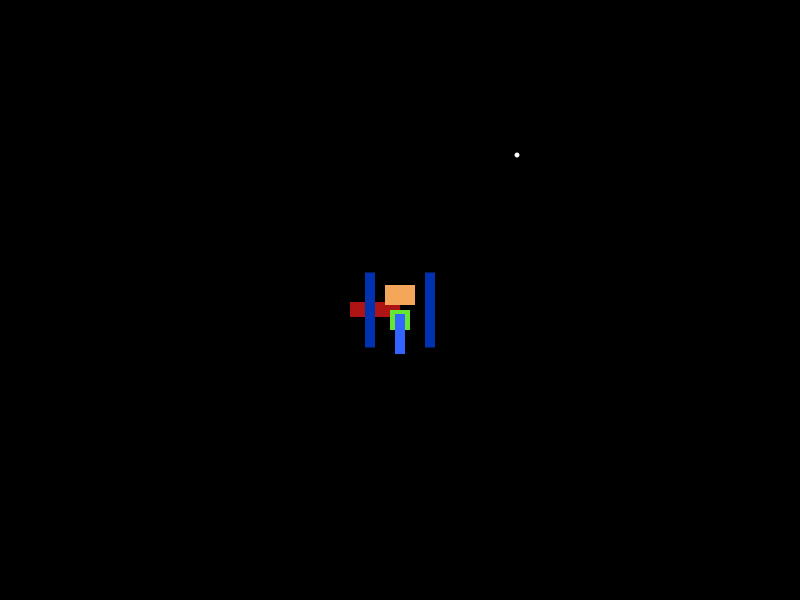
Frame 1 (no input)
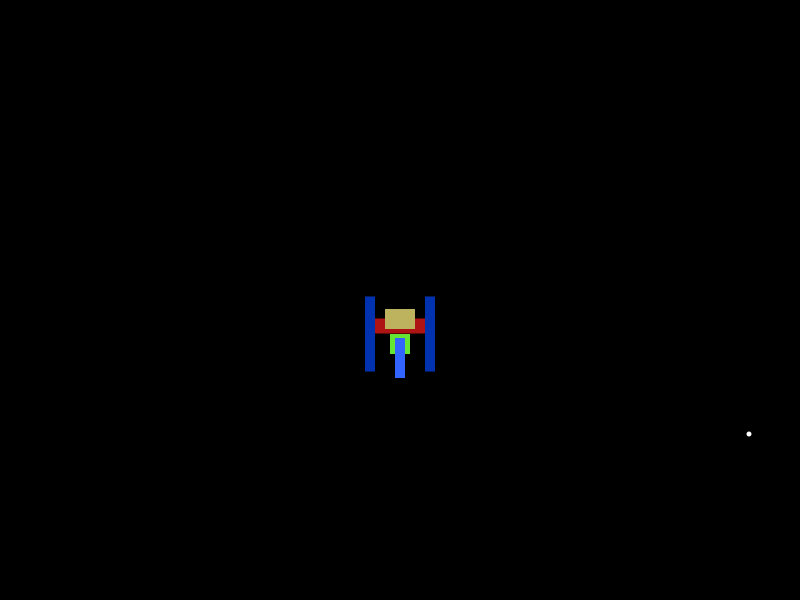
Frame 60 (the mouse pressed at the canvas centre just before this capture)
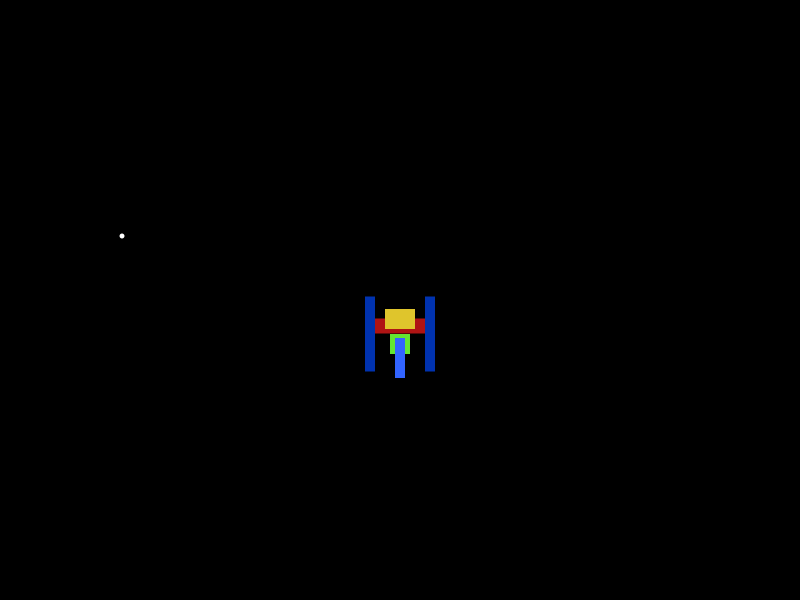
Frame 120 (the mouse held since frame 60 and released just before this capture)

The Processing sketch that drew these frames (run headless with seeded random() and noise(); from frame 60 on, the mouse is pressed at the canvas centre):

// Processing sketch: processing_71527
// ── processing_71527.pde

//Jeffrey Chen CP1 9/21/12 
// URL: jeffmao.webs.com OR http://www.openprocessing.org/user/21148

/**WASD to move; hold to accelerate
QE to strafe-turn
SPACE to shoot
*/

float px=400.0;//translation/position of craft&starting position of lasers
float py=300.0;
float px1=200;//variables of independent position of lasers
float py1=200;
float rot=PI/2.0;//rotation direction of craft
float rot1=PI/2.0;//independent rotation direction of lasers
float tc=0.0;//var. for acceleration of craft, increase=+accel.
float rotca=80.0;//variables for rotation acceleration of carft, increase=-accel.
float rotcd=80.0;
int ey=1;
boolean shoot=false;
boolean inertia=false;

void setup() {
  size(800, 600);
  smooth();
}

void draw() {
  noStroke();
  background(0);
  int rx = int(random(800));
  int ry = int(random(600));
  fill(255);
  ellipse(rx,ry,5,5);; //space background
  
  translate(px, py);
  rotate(rot);
  craft();                                  //var. for craft
  if (keyPressed==true && key=='a'){//left
    fill(rx/4,rx/18,rx/18);
    triangle(-28,26,-28,35,-40,30);
     fill(rx/4,rx/4-25,rx/18);
     triangle(10,-12,10,-24,24,-18);
    rot=rot-PI/rotca;
    if(rotca>10){
    rotca=rotca-1.1;
    }
  }
  if (keyPressed==true && key=='q'){//strafe-turn left
    px=px+(8)*cos(rot);
    py=py+(8)*sin(rot);
    fill(rx/4,rx/18,rx/18);
    triangle(-28,26,-28,35,-40,30);
    rot=rot-PI/rotca;
        if(rotca>10){
    rotca=rotca-1.1;
    }
  }
  if (keyPressed==true && key=='d') {//right
    fill(rx/4,rx/4-25,rx/18);
    triangle(10,12,10,24,24,18);
    fill(rx/4,rx/18,rx/18);
     triangle(-28,-26,-28,-35,-40,-30);
    rot=rot+PI/rotcd;
    if(rotcd>10.0){
      rotcd=rotcd-1.1;
    }
  }
  if (keyPressed==true && key=='e') {//strafe-turn right
    px=px+(8+tc)*cos(rot);
    py=py+(8+tc)*sin(rot);
    fill(rx/4,rx/18,rx/18);
    triangle(-28,-26,-28,-35,-40,-30);
    rot=rot+PI/rotcd;
        if(rotcd>10){
    rotcd=rotcd-1.1;
    }
    
  }
  if (keyPressed==true && key=='w') {//forward/accelerate
    px=px-(3-tc)*cos(rot);//py,py=position;3=speed;tc=acceleration
    py=py-(3-tc)*sin(rot);//(3-tc)=speed;sin,cos(rot)=direction using rotation
    tc=tc+0.5;//tc+=accel.
    fill(rx/18,rx/18,ry/2);
    triangle(-15,12,-15,-12,-40,0);
    fill(rx/4,rx/18,rx/18);
    triangle(-28,26,-28,35,-40,30);
    triangle(-28,-26,-28,-35,-40,-30);

  }
    
  if (keyPressed==true && key=='s') {//reverse/brake
    fill(rx/4,rx/4-25,rx/18);
    triangle(10,12,10,24,24,18);
    triangle(10,-12,10,-24,24,-18);
    px=px+2*(tc)*cos(rot);//decceleration
    py=py+2*(tc)*sin(rot);
    tc=tc-.3;
  }

  else if (keyPressed==false){
  inertia=true;
  }
  if (inertia){
    in();
  }
  rotate(-rot);
  translate(-px,-py);
  if (keyPressed==true && key==' ') {//shoot, making laser positions &directions stay
    shoot=true;
    px1=px;
    py1=py;
    rot1=rot;
    int px1=200;
    int py1=200;
    float rot1=PI/2.0;
  }
  if (shoot){
    sh();
  }
  if (px<-25){//for craft to appear on other side if goes off screen
    px=width;
  }
  if (px>width+25){
    px=-25;
  }
  if (py<-25){
    py=height;
  }
  if (py>height+25){
    py=-25;
  }
}
void craft(){
  int r=int(random(100));
  int g=int(random(75));
  int b=int(random(75));
  fill(175,20,20);//red
    rect(2,0,15,50);//thorax
  fill(100,230,50);//green
   rectMode(CENTER);
    rect(20, 0, 20,20);//abdomen
    fill(r+150,g+150,b+25);//flashing yellow
    rect(-5,0,20,30);//thruster
    fill(50,100,255);//lightblue
    rect(34, 0, 40, 10);//maincannon
    
    fill(0,50,175);;//blue
    rect(10,30,75, 10);//wingcannons
    rect(10,-30,75,10);
}
void sh() {
  int r=int(random(175));
  int g=int(random(255));
  int b=int(random(50));
  fill (r,g,b);//random color of main laser
  translate(px1,py1);
  rotate(rot1);
  rect(ey+70, 0, 25, 5);
  fill (r/3+200,g/2,b);//wing lasers,random red
  rect(ey+52,30,20,5);
  rect(ey+52,-30,20,5);
  rotate(-rot1);//*reverse rotation and translation keeps position of lasers independent from craft
  translate(-px1,-py1);
  ey=ey+15;//speed of lasers
  if (ey>300){//once lasers travel 300, shoot resets
    shoot=false;
    ey=0;
  }
}
void in(){//inertia
  if(tc>-3){
    px=px+(3+tc)*cos(rot);
    py=py+(3+tc)*sin(rot);
    tc=tc-0.2;//deccelerates
  }
  else if(tc<-3){//prevent reverse
    tc=-3;
  }
  //rotc=80.0;
  if(rotcd<80){
    rot=rot+PI/rotcd;
    rotcd=rotcd+0.5;
  }
  else if(rotcd>40){
    rotcd=80;
  }
  if(rotca<80){
    rot=rot-PI/rotca;
    rotca=rotca+0.5;
  }
  else if(rotca>40){
    rotca=80;
  }
}
